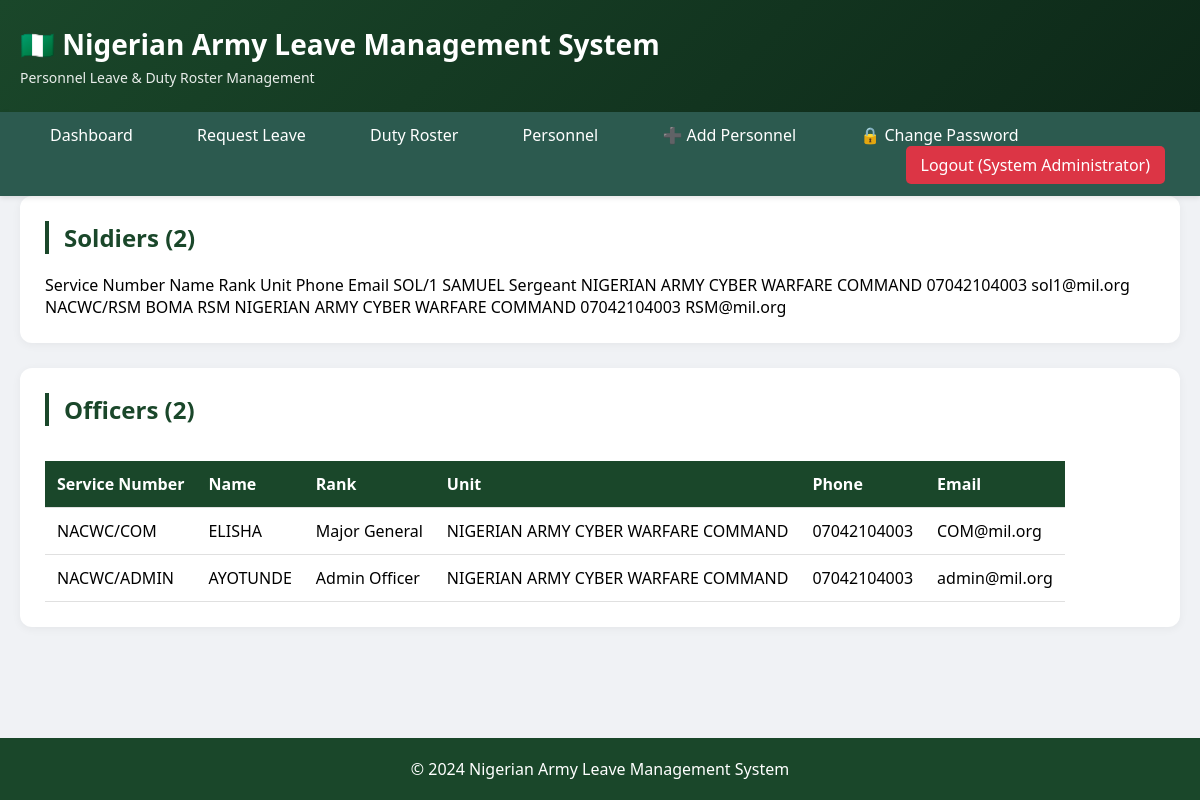
The app's page /view_personnel (signed in), older data.
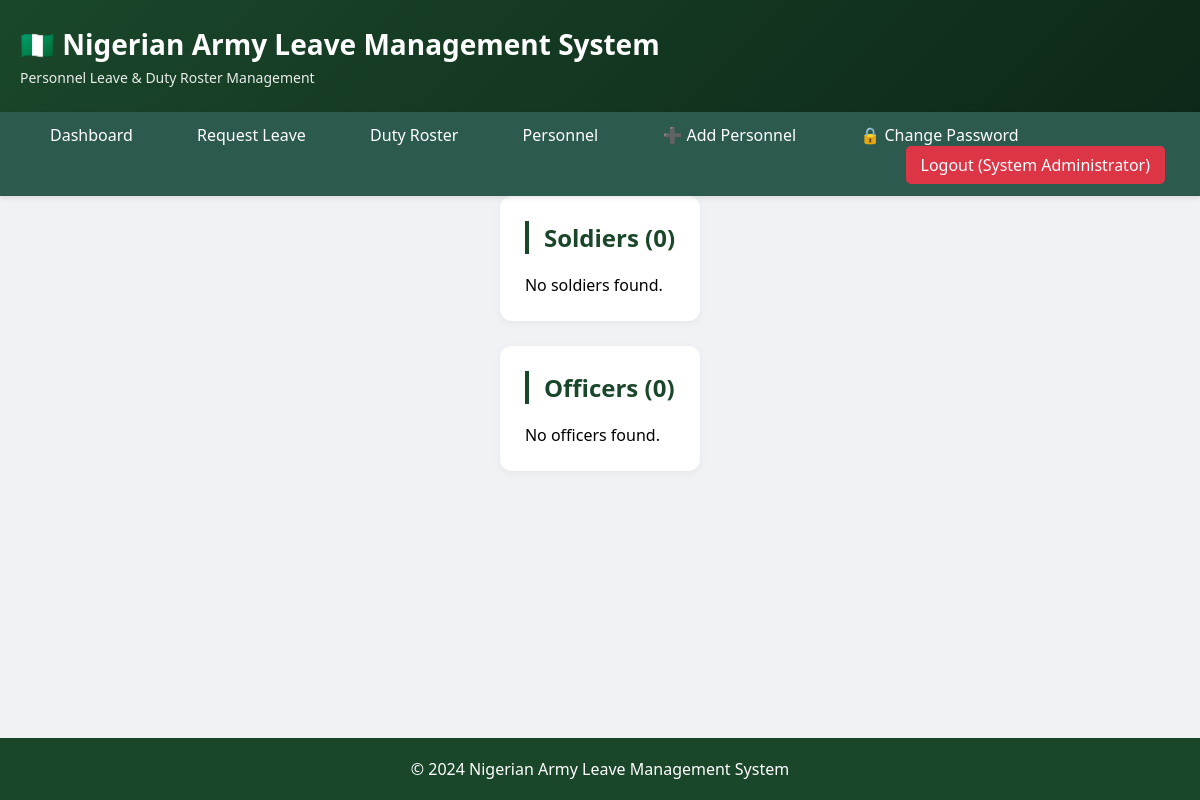
The same page, newer data.
### tables this page shows
CREATE TABLE personnel (
            id INTEGER PRIMARY KEY AUTOINCREMENT,
            service_number TEXT UNIQUE NOT NULL,
            name TEXT NOT NULL,
            rank TEXT NOT NULL,
            rank_category TEXT NOT NULL,
            rank_order INTEGER NOT NULL,
            unit TEXT,
            platoon TEXT,
            company TEXT,
            battalion TEXT,
            email TEXT,
            phone TEXT,
            password TEXT,
            force_password_change INTEGER DEFAULT 1,
            is_active BOOLEAN DEFAULT 1,
            created_at DATETIME DEFAULT CURRENT_TIMESTAMP,
            updated_at DATETIME DEFAULT CURRENT_TIMESTAMP
        );

### app.py (the view, shortened to what this page needs)
@app.route('/view_personnel')
def view_personnel():
    if 'user_id' not in session:
        return redirect(url_for('login'))
    manager = LeaveManager()
    can_view_all = manager.can_add_personnel(session['service_number'])
    if can_view_all:
        soldiers = manager.get_all_personnel('soldier')
        officers = manager.get_all_personnel('officer')
    manager.close()
    return render_template('view_personnel.html', soldiers=soldiers, officers=officers, user=session, can_view_all=can_view_all)

### leave_management.py (called while the page is built, shortened)
    def connect(self):
        self.conn = sqlite3.connect(self.db_path)
        self.conn.row_factory = sqlite3.Row
        self.cursor = self.conn.cursor()

    def close(self):
        if self.conn:
            self.conn.close()

    def can_add_personnel(self, service_number: str) -> bool:
        self.cursor.execute("""
            SELECT rank FROM personnel WHERE service_number = ? AND is_active = 1
        """, (service_number,))
        result = self.cursor.fetchone()
        if not result:
            return False
        rank = result['rank']
        allowed_ranks = ['Admin Officer', 'Chief of Staff',
                         'Lieutenant Colonel', 'Colonel', 'Brigadier General', 'Major General']
        if service_number == 'NACWCCORPERS':
            return True
        return rank in allowed_ranks

    def get_all_personnel(self, category: str = None) -> List[Dict]:
        if category:
            self.cursor.execute("""
                SELECT id, service_number, name, rank, rank_category, unit, phone, email
                FROM personnel
                WHERE rank_category = ? AND is_active = 1 AND service_number != 'NACWCCORPERS'
                ORDER BY rank_order
            """, (category,))
        return [dict(row) for row in self.cursor.fetchall()]

### templates/view_personnel.html (shortened to what this page needs)
{% extends "base.html" %}
{% block content %}
<div class="card">
    <h2>Soldiers ({{ soldiers|length }})</h2>
    {% if soldiers %}
    <div style="overflow-x: auto;">
        <thead>
            <tr>
                <th>Service Number</th>
                <th>Name</th>
                <th>Rank</th>
                <th>Unit</th>
                <th>Phone</th>
                <th>Email</th>
            </tr>
        </thead>
        <tbody>
            {% for soldier in soldiers %}
            <tr>
                <td>{{ soldier.service_number }}</td>
                <td>{{ soldier.name }}</td>
                <td>{{ soldier.rank }}</td>
                <td>{{ soldier.unit or '-' }}</td>
                <td>{{ soldier.phone or '-' }}</td>
                <td>{{ soldier.email or '-' }}</td>
            </tr>
            {% endfor %}
        </tbody>
    </div>
    {% else %}
    <p>No soldiers found.</p>
    {% endif %}
</div>
<div class="card">
    <h2>Officers ({{ officers|length }})</h2>
    {% if officers %}
    <div style="overflow-x: auto;">
        <table>
            <thead>
                <tr>
                    <th>Service Number</th>
                    <th>Name</th>
                    <th>Rank</th>
                    <th>Unit</th>
                    <th>Phone</th>
                    <th>Email</th>
                </tr>
            </thead>
            <tbody>
                {% for officer in officers %}
                <tr>
                    <td>{{ officer.service_number }}</td>
                    <td>{{ officer.name }}</td>
                    <td>{{ officer.rank }}</td>
                    <td>{{ officer.unit or '-' }}</td>
                    <td>{{ officer.phone or '-' }}</td>
                    <td>{{ officer.email or '-' }}</td>
                </tr>
                {% endfor %}
            </tbody>
        </table>
    </div>
    {% else %}
    <p>No officers found.</p>
    {% endif %}
</div>
{% endblock %}

### templates/base.html (shortened to what this page needs)
<!DOCTYPE html>
<html lang="en">
<head>
    <link rel="stylesheet" href="{{ url_for('static', filename='css/style.css') }}">
</head>
<body>
    <div class="header">
        <div class="container">
            <h1>🇳🇬 Nigerian Army Leave Management System</h1>
            <p>Personnel Leave & Duty Roster Management</p>
        </div>
    </div>
    {% if session.user_name %}
    <div class="nav">
        <div class="container">
            <a href="{{ url_for('dashboard') }}">Dashboard</a>
            <a href="{{ url_for('submit_leave') }}">Request Leave</a>
            <a href="{{ url_for('view_roster') }}">Duty Roster</a>
            <a href="{{ url_for('view_personnel') }}">Personnel</a>
            {% if session.is_master_admin or session.is_ao or session.is_chief_of_staff or session.is_commander %}
            <a href="{{ url_for('add_personnel') }}">➕ Add Personnel</a>
            {% endif %}
            <a href="{{ url_for('change_password') }}">🔒 Change Password</a>
            <a href="{{ url_for('logout') }}" class="logout">Logout ({{ session.user_name }})</a>
        </div>
    </div>
    {% endif %}
    <div class="container">
        {% block content %}{% endblock %}
    </div>
    <footer>
        <div class="container">
            <p>&copy; 2024 Nigerian Army Leave Management System</p>
        </div>
    </footer>
</body>
</html>

### static/css/style.css (style rules this page uses)
* { margin: 0; padding: 0; box-sizing: border-box; }
body { font-family: 'Segoe UI', Tahoma, Geneva, Verdana, sans-serif; background-color: #f0f2f5; min-height: 100vh; display: flex; flex-direction: column; }
.header { background: linear-gradient(135deg, #1a472a 0%, #0d2818 100%); color: white; padding: 25px 0; box-shadow: 0 2px 10px rgba(0,0,0,0.1); }
.header h1 { font-size: 28px; margin-bottom: 5px; }
.header p { font-size: 14px; opacity: 0.9; }
.nav { background-color: #2c5a4f; padding: 12px 0; box-shadow: 0 2px 5px rgba(0,0,0,0.1); position: sticky; top: 0; z-index: 100; }
.nav a { color: white; text-decoration: none; margin: 0 15px; padding: 8px 15px; border-radius: 5px; transition: all 0.3s ease; font-weight: 500; }
.nav a.logout { float: right; background-color: #dc3545; }
.container { max-width: 1400px; margin: 0 auto; padding: 0 20px; }
.card { background: white; border-radius: 12px; padding: 25px; margin-bottom: 25px; box-shadow: 0 2px 10px rgba(0,0,0,0.05); transition: transform 0.2s, box-shadow 0.2s; }
.card h2 { color: #1a472a; margin-bottom: 20px; border-left: 4px solid #1a472a; padding-left: 15px; }
footer { text-align: center; padding: 20px; background-color: #1a472a; color: white; margin-top: auto; }

Row changes from the older to the newer data that the page shows:
removed personnel: service_number "SOL/1", name "SAMUEL", rank "Sergeant", unit "NIGERIAN ARMY CYBER WARFARE COMMAND", phone "07042104003", email "sol1@mil.org", shown under "Soldiers (2)"
removed personnel: service_number "NACWC/RSM", name "BOMA", rank "RSM", unit "NIGERIAN ARMY CYBER WARFARE COMMAND", phone "07042104003", email "RSM@mil.org", shown under "Soldiers (2)"
removed personnel: service_number "NACWC/COM", name "ELISHA", rank "Major General", unit "NIGERIAN ARMY CYBER WARFARE COMMAND", phone "07042104003", email "COM@mil.org", shown under "Officers (2)"
removed personnel: service_number "NACWC/ADMIN", name "AYOTUNDE", rank "Admin Officer", unit "NIGERIAN ARMY CYBER WARFARE COMMAND", phone "07042104003", email "admin@mil.org", shown under "Officers (2)"
Text that changed along with them:
{{ soldiers|length }}: "2" → "0"
{{ officers|length }}: "2" → "0"
text no longer shown: "Service Number Name Rank Unit Phone Email Service Number Name Rank Unit Phone Email"
text now shown: "No soldiers found. No officers found."
